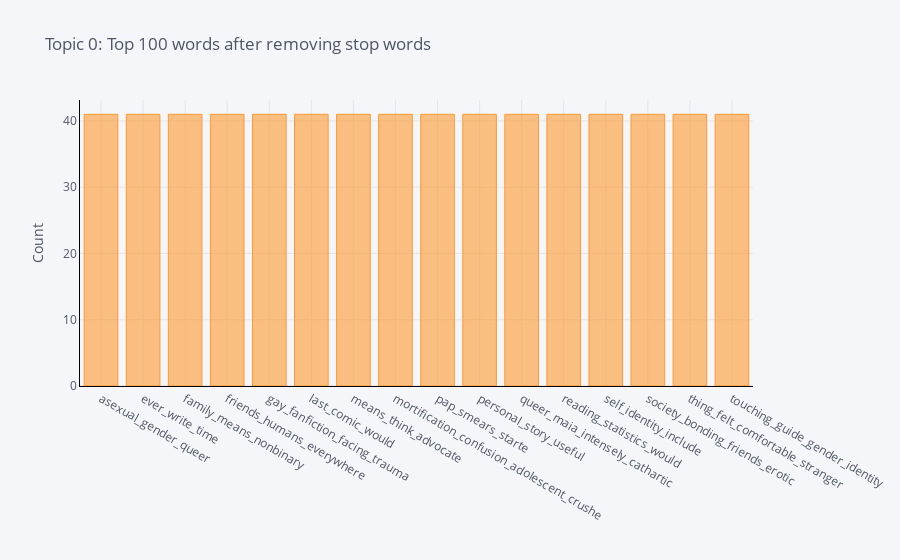

The code cell stored with this chart in its notebook:
### Markdown cell above
# Plot a Model

In this task, we are interested in investigating the NMF model. This model will also be used to create a recommender system in the following script named "NMF_rec".

### Code cell
plot_model(nmf)

### Figure 1 — Plotly figure (JSON) as saved in the notebook; plotly's stock layout.template omitted (floating-point values rounded to 4 significant figures)
{"data": [{"marker": {"color": "rgba(255, 153, 51, 0.6)", "line": {"color": "rgba(255, 153, 51, 1.0)", "width": 1}}, "name": "count", "orientation": "v", "text": "", "type": "bar", "x": ["asexual_gender_queer", "ever_write_time", "family_means_nonbinary", "friends_humans_everywhere", "gay_fanfiction_facing_trauma", "last_comic_would", "means_think_advocate", "mortification_confusion_adolescent_crushe", "pap_smears_starte", "personal_story_useful", "queer_maia_intensely_cathartic", "reading_statistics_would", "self_identity_include", "society_bonding_friends_erotic", "thing_felt_comfortable_stranger", "touching_guide_gender_identity"], "y": [41, 41, 41, 41, 41, 41, 41, 41, 41, 41, 41, 41, 41, 41, 41, 41]}], "layout": {"legend": {"bgcolor": "#F5F6F9", "font": {"color": "#4D5663"}}, "paper_bgcolor": "#F5F6F9", "plot_bgcolor": "#F5F6F9", "title": {"font": {"color": "#4D5663"}, "text": "Topic 0: Top 100 words after removing stop words"}, "xaxis": {"gridcolor": "#E1E5ED", "linecolor": "black", "showgrid": true, "tickfont": {"color": "#4D5663"}, "title": {"font": {"color": "#4D5663"}, "text": ""}, "zerolinecolor": "#E1E5ED"}, "yaxis": {"gridcolor": "#E1E5ED", "linecolor": "black", "showgrid": true, "tickfont": {"color": "#4D5663"}, "title": {"font": {"color": "#4D5663"}, "text": "Count"}, "zerolinecolor": "#E1E5ED"}}}
